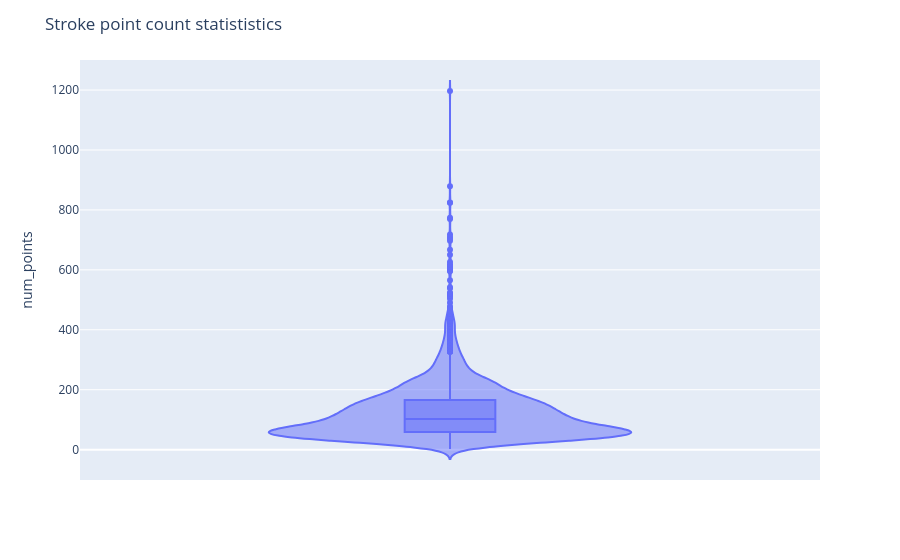

The notebook cell this image was saved under:
### Code cell
import plotly.express as px

fig = px.violin(df, y="num_points", box=True, hover_name="num_points")
fig.update_layout(title="Stroke point count statististics")
fig.show()

### Figure 1 — Plotly figure (JSON) as saved in the notebook; plotly's stock layout.template omitted (floating-point values rounded to 4 significant figures; data arrays with more than 128 entries replaced by an {"elided": "..."} marker saying what was removed)
{"data": [{"alignmentgroup": "True", "box": {"visible": true}, "hovertemplate": "<b>%{hovertext}</b><br><br>num_points=%{y}<extra></extra>", "hovertext": {"elided": "3279 float values"}, "legendgroup": "", "marker": {"color": "#636efa"}, "name": "", "offsetgroup": "", "orientation": "v", "scalegroup": "True", "showlegend": false, "type": "violin", "x0": " ", "xaxis": "x", "y": {"elided": "3279 int values"}, "y0": " ", "yaxis": "y"}], "layout": {"legend": {"tracegroupgap": 0}, "margin": {"t": 60}, "title": {"text": "Stroke point count statististics"}, "violinmode": "group", "xaxis": {"anchor": "y", "domain": [0, 1]}, "yaxis": {"anchor": "x", "domain": [0, 1], "title": {"text": "num_points"}}}}
